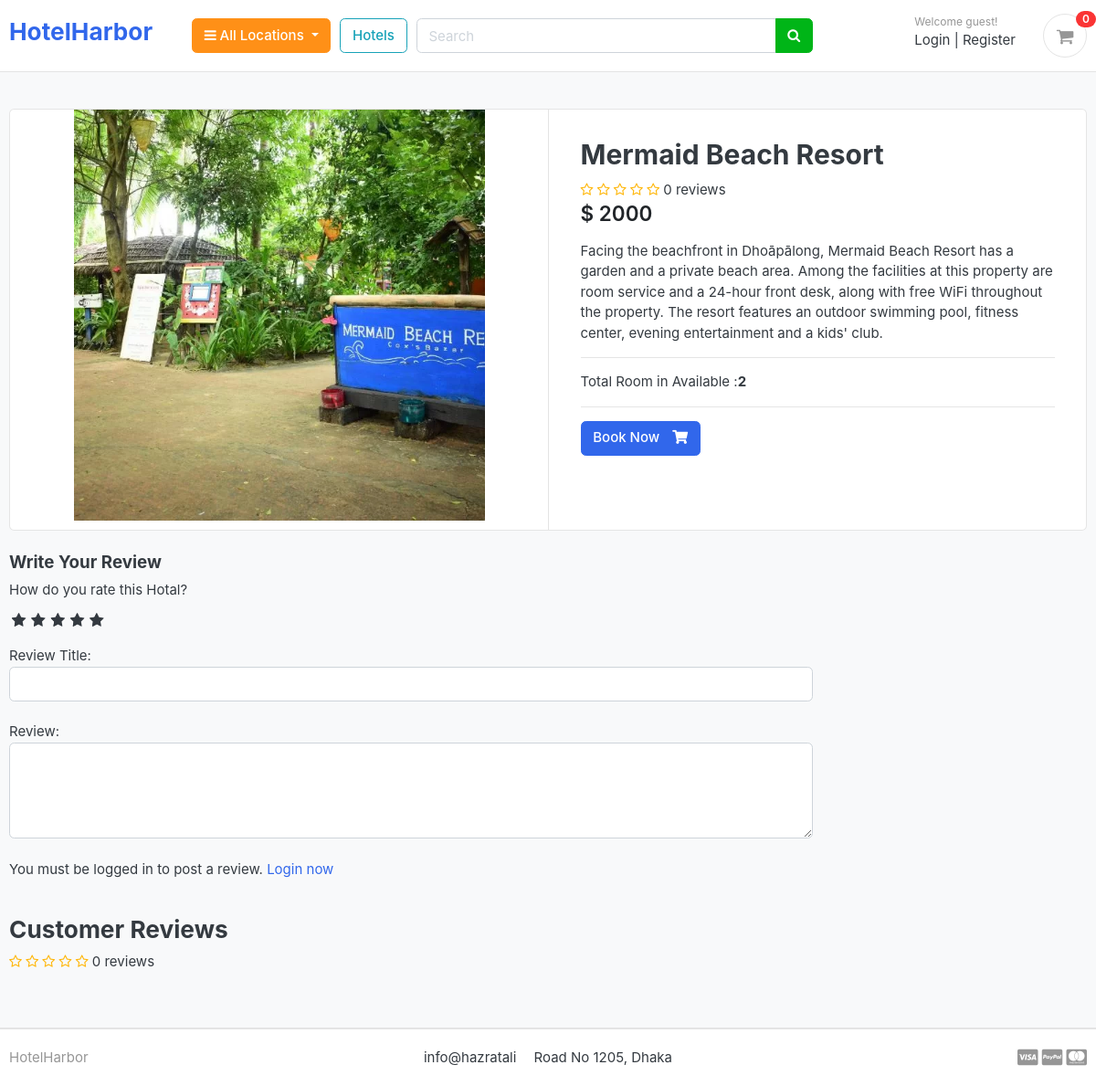
/store/category/pechardwip/mermaid-beach-resort/, run on the app's committed database.
### store/models.py (models this page shows, shortened)
class Product(models.Model):
    product_name    = models.CharField(max_length=200, unique=True)
    slug            = models.SlugField(max_length=200, unique=True)
    description     = models.TextField(max_length=500, blank=True)
    price           = models.IntegerField()
    images          = models.ImageField(upload_to='photos/products')
    stock           = models.IntegerField()
    is_available    = models.BooleanField(default=True)
    category        = models.ForeignKey(Category, on_delete=models.CASCADE)
    created_date    = models.DateTimeField(auto_now_add=True)
    modified_date   = models.DateTimeField(auto_now=True)
    def averageReview(self):
        reviews = ReviewRating.objects.filter(product=self, status=True).aggregate(average=Avg('rating'))
        avg = 0
        if reviews['average'] is not None:
            avg = float(reviews['average'])
        return avg
    def countReview(self):
        reviews = ReviewRating.objects.filter(product=self, status=True).aggregate(count=Count('id'))
        count = 0
        if reviews['count'] is not None:
            count = int(reviews['count'])
        return count

### store/views.py (the view)
# urls.py: path('category/<slug:category_slug>/<slug:product_slug>/', views.product_detail, name='product_detail'),
def product_detail(request, category_slug, product_slug):
    try:
        single_product = Product.objects.get(category__slug=category_slug, slug=product_slug)
        in_cart = CartItem.objects.filter(cart__cart_id=_cart_id(request), product=single_product).exists()
    except Exception as e:
        raise e
    if request.user.is_authenticated:
        try:
            orderproduct = OrderProduct.objects.filter(user=request.user, product_id=single_product.id).exists()
        except OrderProduct.DoesNotExist:
            orderproduct = None
    else:
        orderproduct = None
    reviews = ReviewRating.objects.filter(product_id=single_product.id, status=True)
    context = {
        'single_product': single_product,
        'in_cart'       : in_cart,
        'orderproduct': orderproduct,
        'reviews': reviews,
    }
    return render(request, 'store/product_details.html', context)

### cart/context_processors.py (called while the page is built)
def counter(request):
    cart_count = 0
    if 'admin' in request.path:
        return {}
    else:
        try:
            cart = Cart.objects.filter(cart_id=_cart_id(request))
            if request.user.is_authenticated:
                cart_items = CartItem.objects.all().filter(user=request.user)
            else:
                cart_items = CartItem.objects.all().filter(cart=cart[:1])
            for cart_item in cart_items:
                cart_count += cart_item.quantity
        except Cart.DoesNotExist:
            cart_count = 0
    return dict(cart_count=cart_count)

### cart/views.py (called while the page is built)
def _cart_id(request):
    cart = request.session.session_key
    if not cart:
        cart = request.session.create()
    return cart

### category/context_processors.py (called while the page is built)
def menu_links(request):
    links = Category.objects.all()
    return dict(links=links)

### category/models.py (called while the page is built)
    def get_url(self):
        return reverse('products_by_category', args=[self.slug])

### store/templates/store/product_details.html (shortened to what this page needs)
{% extends 'base.html' %} {% load static %} {% block content %}
<section class="section-content padding-y bg">
  <div class="container">
    <div class="card">
      <div class="row no-gutters">
        <aside class="col-md-6">
          <article class="gallery-wrap">
            <div class="img-big-wrap">
              <a href="#"><img src="{{ single_product.images.url }}" /></a>
            </div>
          </article>
        </aside>
        <main class="col-md-6 border-left">
          <form action="{% url 'add_cart' single_product.id %}" method="POST">
            <article class="content-body">
              <h2 class="title">{{ single_product.product_name }}</h2>
              <div class="rating-star">
                <span>
                  <i
                    class="fa fa-star{% if single_product.averageReview < 0.5 %}-o{% elif single_product.averageReview >= 0.5 and single_product.averageReview < 1 %}-half-o {% endif %}"
                    aria-hidden="true"
                  ></i>
                  <i
                    class="fa fa-star{% if single_product.averageReview < 1.5 %}-o{% elif single_product.averageReview >= 1.5 and single_product.averageReview < 2 %}-half-o {% endif %}"
                    aria-hidden="true"
                  ></i>
                  <i
                    class="fa fa-star{% if single_product.averageReview < 2.5 %}-o{% elif single_product.averageReview >= 2.5 and single_product.averageReview < 3 %}-half-o {% endif %}"
                    aria-hidden="true"
                  ></i>
                  <i
                    class="fa fa-star{% if single_product.averageReview < 3.5 %}-o{% elif single_product.averageReview >= 3.5 and single_product.averageReview < 4 %}-half-o {% endif %}"
                    aria-hidden="true"
                  ></i>
                  <i
                    class="fa fa-star{% if single_product.averageReview < 4.5 %}-o{% elif single_product.averageReview >= 4.5 and single_product.averageReview < 5 %}-half-o {% endif %}"
                    aria-hidden="true"
                  ></i>
                  <span>{{single_product.countReview}} reviews</span>
                </span>
              </div>
              <div class="mb-3">
                <var class="price h4">$ {{single_product.price}}</var>
              </div>
              <p>{{ single_product.description }}</p>
              <hr />
              <p>Total Room in Available :<b>{{ single_product.stock }}</b></p>
              <hr />
              {% if single_product.stock <= 0 %}
              <h5 class="text-danger">Not Available</h5>
              {% elif in_cart %}
              <p>Hotel Already added to cart</p>
                <a class="btn btn-warning" href="{% url 'cart'%}">
                <span class="text">View Cart</span>
                <i class="fas fa-shopping-cart"></i>
              </a>
              {% else %}
              <button type="submit" class="btn btn-primary">
                <span class="text">Book Now</span>
                <i class="fas fa-shopping-cart"></i>
              </button>
              {% endif %}
            </article>
          </form>
        </main>
      </div>
    </div>
    <br />
    <div class="row">
      <div class="col-md-9">
        <form
          action="{% url 'submit_review' single_product.id %}"
          method="POST"
        >
          <h5>Write Your Review</h5>
          <div>
            <label>How do you rate this Hotal?</label>
            <br />
            <div class="rate">
              /><label for="rating10" title="5"></label>
              /><label for="rating8" title="4"></label>
              /><label for="rating6" title="3"></label>
              /><label for="rating4" title="2"></label>
              /><label for="rating2" title="1"></label>
            </div>
            <br />
            Review Title:
            <input type="text" class="form-control" name="subject" />
            <br />
            Review:
            <textarea name="review" rows="4" class="form-control"></textarea>
            <br />
            {% if user.is_authenticated %} {% if orderproduct %}
            <input
              type="submit"
              value="Submit Review"
              class="btn btn-primary"
            />
            {% else %}
            <p>You must purchase this room to post a review.</p>
            {% endif %} {% else %}
            <p>
              You must be logged in to post a review.
              <span><a href="{% url 'login' %}">Login now</a></span>
            </p>
            {% endif %}
          </div>
        </form>
        <br />
        <header class="section-heading">
          <h3>Customer Reviews</h3>
          <div class="rating-star">
            <span>
              <i
                class="fa fa-star{% if single_product.averageReview < 0.5 %}-o{% elif single_product.averageReview >= 0.5 and single_product.averageReview < 1 %}-half-o {% endif %}"
                aria-hidden="true"
              ></i>
              <i
                class="fa fa-star{% if single_product.averageReview < 1.5 %}-o{% elif single_product.averageReview >= 1.5 and single_product.averageReview < 2 %}-half-o {% endif %}"
                aria-hidden="true"
              ></i>
              <i
                class="fa fa-star{% if single_product.averageReview < 2.5 %}-o{% elif single_product.averageReview >= 2.5 and single_product.averageReview < 3 %}-half-o {% endif %}"
                aria-hidden="true"
              ></i>
              <i
                class="fa fa-star{% if single_product.averageReview < 3.5 %}-o{% elif single_product.averageReview >= 3.5 and single_product.averageReview < 4 %}-half-o {% endif %}"
                aria-hidden="true"
              ></i>
              <i
                class="fa fa-star{% if single_product.averageReview < 4.5 %}-o{% elif single_product.averageReview >= 4.5 and single_product.averageReview < 5 %}-half-o {% endif %}"
                aria-hidden="true"
              ></i>
              <span>{{single_product.countReview}} reviews</span>
            </span>
          </div>
        </header>
      </div>
    </div>
  </div>
</section>
{% endblock %}

### static/css/ui.css (style rules this page uses)
html { font-family: "Inter", sans-serif; font-size: 15px; }
.content-body { flex: 1 1 auto; padding: 2rem 2.3rem; }
.padding-y { padding-top: 40px; padding-bottom: 40px; }
var { font-style: normal; }
article:after, .form-group:after { display: block; clear: both; content: ""; }
.bg { background-color: #f8f9fa; }
.section-heading { margin-bottom: 20px; margin-top: 15px; }
p:last-child { margin-bottom: 0; }
.btn .text + i { margin-left: 10px; }
.price { font-weight: 600; color: #212529; }
.gallery-wrap .img-big-wrap { margin-bottom: 10px; border-radius: 0.37rem; overflow: hidden; background-color: #fff; }
.gallery-wrap .img-big-wrap a { text-align: center; display: block; }
.gallery-wrap .img-big-wrap img { height: 450px; width: auto; display: inline-block; }

### static/css/custom.css (style rules this page uses)
.rate { display: inline-block;; border: 0; }
.rate > label { float: right; }
.rate > label:before { display: inline-block; font-size: 1.1rem; font-family: FontAwesome; content: "\f005"; margin:0; padding:0.3rem .2rem; cursor: pointer; }
.rating-star i { color: #ffb503 !important; }

### data on the page
Product: images (picture), product_name "Mermaid Beach Resort", countReview "0", price "2000", description "Facing the beachfront in Dhoāpālong, Mermaid Beach Resort has a garden and a private beach area. Among the facilities at this property are room service and a 24-hour front desk, along with free WiFi throughout the property. The resort features an outdoor swimming pool, fitness center, evening entertainment and a kids' club.", stock "2"

### other printed values
{{ cart_count }} "0"
